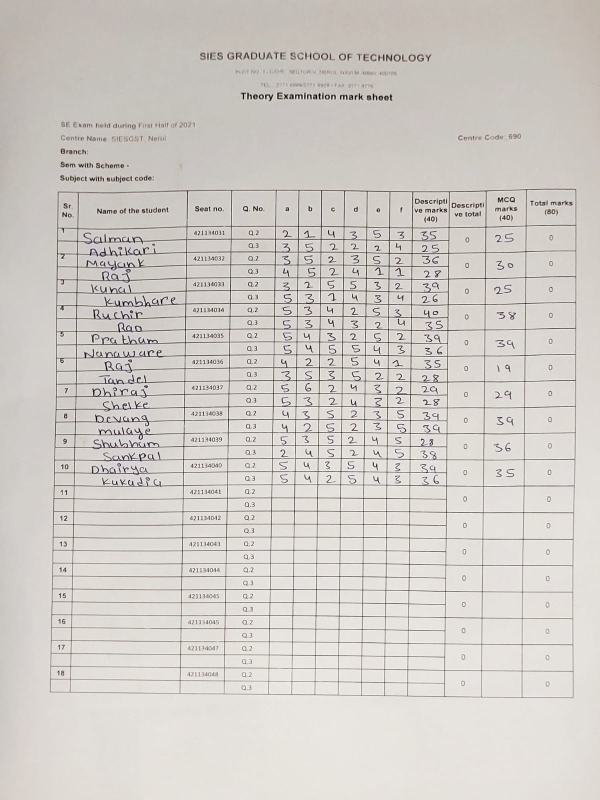
#> input picture img/test100.jpeg, 1200 x 1600 px (shown at 1/2 size)
$ jupyter execute t1.ipynb   (older library calls are emulated)
#> lines starting #> are read from the running program, lines starting #| are printed output that depends on the picture; after the words box and inside, x2 and y2 are one past the last pixel; in counts of white or black regions, pixels touching at a corner belong together
[cell 1]
IMG_PATH='img/test100.jpeg'

[cell 2]
import tempfile

import cv2
import numpy as np
from PIL import Image

IMAGE_SIZE = 1800
BINARY_THREHOLD = 180

def process_image_for_ocr(file_path):
    temp_filename = set_image_dpi(file_path)
    im_new = remove_noise_and_smooth(temp_filename)
    return im_new

def set_image_dpi(file_path):
#> called with file_path = 'img/test100.jpeg'
    im = Image.open(file_path)
#> im is the input picture: PIL image 1200x1600 RGB; mean R, G, B 209.6, 205.3, 200.5
    length_x, width_y = im.size
#> length_x = 1200; width_y = 1600
    factor = max(1, int(IMAGE_SIZE / length_x))
#> factor = 1
    size = factor * length_x, factor * width_y
#> size = (1200, 1600)
#> in remove_noise_and_smooth, `filtered = cv2.adaptiveThreshold(img.astype(np.uint8), 255, cv2.ADAPTI..`:
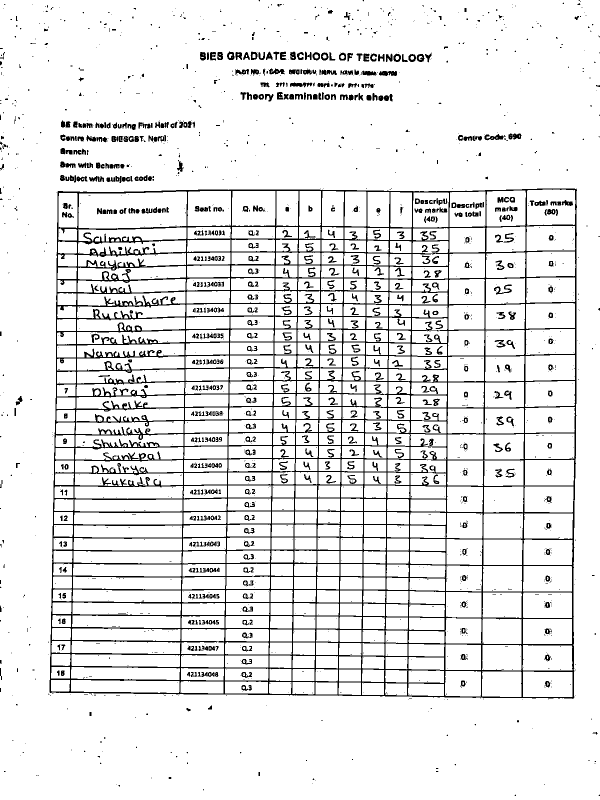
#> filtered: shape (1600, 1200) (shown at 1/2 size); 90.5% white; black in thin lines or dots
    # size = (1800, 1800)
    im_resized = im.resize(size, Image.ANTIALIAS)
    temp_file = tempfile.NamedTemporaryFile(delete=False, suffix='.jpg')
    temp_filename = temp_file.name
    im_resized.save(temp_filename, dpi=(300, 300))
    return temp_filename

def image_smoothening(img):
    ret1, th1 = cv2.threshold(img, BINARY_THREHOLD, 255, cv2.THRESH_BINARY)
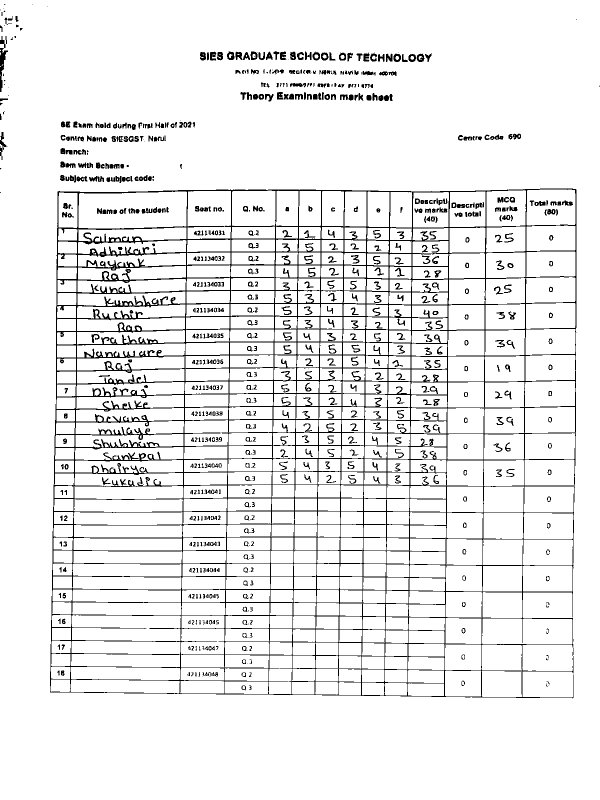
#> th1: shape (1600, 1200) (shown at 1/2 size); 92.4% white; black in thin lines or dots, all inside (x1, y1, x2, y2) = (0, 8, 1200, 1397)
#> ret1 = 180
    ret2, th2 = cv2.threshold(th1, 0, 255, cv2.THRESH_BINARY + cv2.THRESH_OTSU)
#> ret2 = 0
    blur = cv2.GaussianBlur(th2, (1, 1), 0)
    ret3, th3 = cv2.threshold(blur, 0, 255, cv2.THRESH_BINARY + cv2.THRESH_OTSU)
#> ret3 = 0
    return th3

def remove_noise_and_smooth(file_name):
    img = cv2.imread(file_name, 0)
    filtered = cv2.adaptiveThreshold(img.astype(np.uint8), 255, cv2.ADAPTIVE_THRESH_MEAN_C, cv2.THRESH_BINARY, 41,
                                     3)
    kernel = np.ones((1, 1), np.uint8)
    opening = cv2.morphologyEx(filtered, cv2.MORPH_OPEN, kernel)
    closing = cv2.morphologyEx(opening, cv2.MORPH_CLOSE, kernel)
    img = image_smoothening(img)
    or_image = cv2.bitwise_or(img, closing)
    return or_image

[cell 3]
ik = process_image_for_ocr(IMG_PATH)

[cell 4]
cv2.imwrite('ui100.png', ik)
#> Out = True

$ run again, with img/test10.jpeg copied over img/test100.jpeg
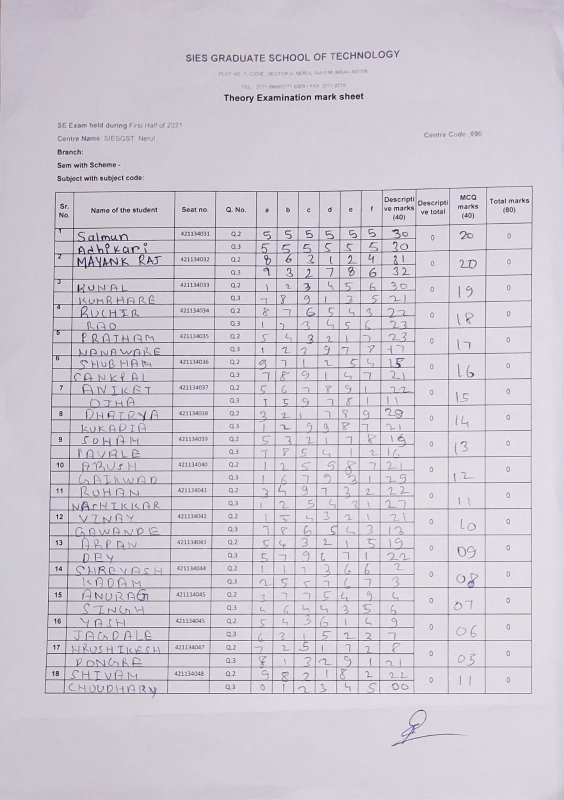
#> input picture img/test10.jpeg, 1128 x 1600 px (shown at 1/2 size)
#> in set_image_dpi, im is the input picture: PIL image 1128x1600 RGB; mean R, G, B 207.9, 202.1, 211.6
#> in remove_noise_and_smooth, `filtered = cv2.adaptiveThreshold(img.astype(np.uint8), 255, cv2.ADAPTI..`:
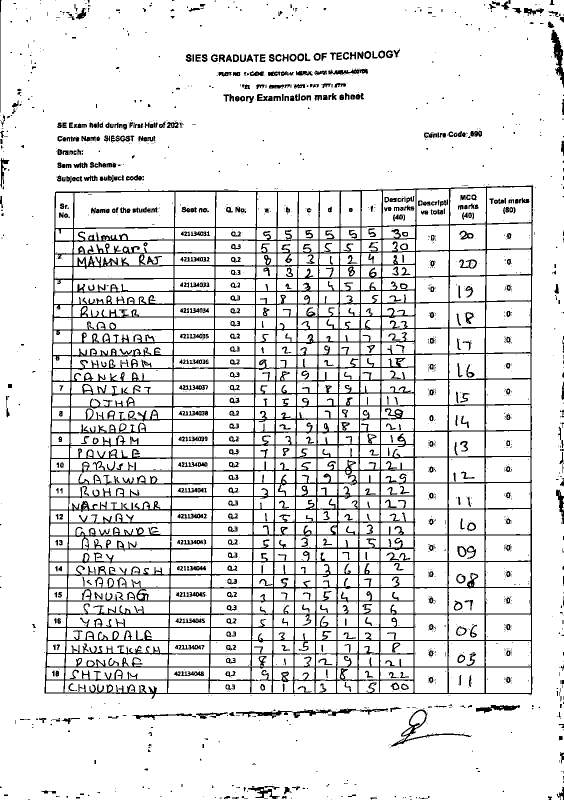
#> filtered: shape (1600, 1128) (shown at 1/2 size); 88.9% white; black in thin lines or dots
#> in image_smoothening, `ret1, th1 = cv2.threshold(img, BINARY_THREHOLD, 255, cv2.THRESH_BINARY)`:
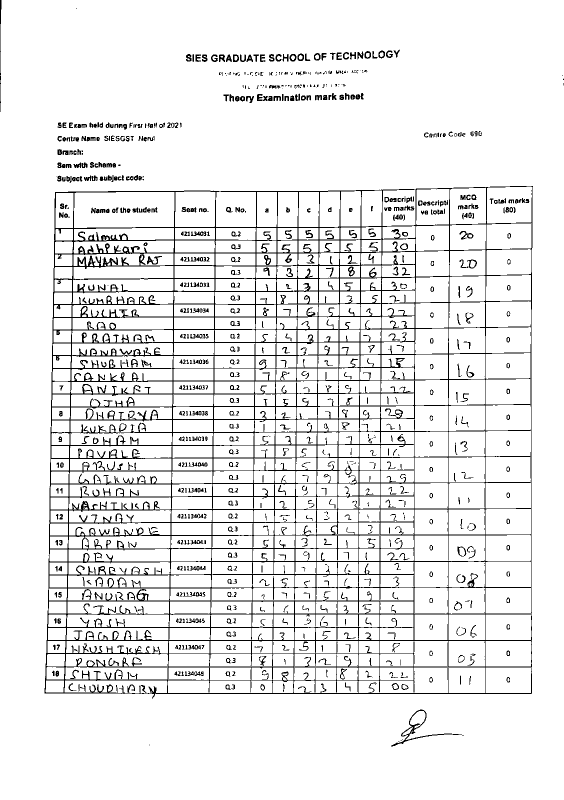
#> th1: shape (1600, 1128) (shown at 1/2 size); 91.9% white; black in thin lines or dots
#> ret1 = 180
#> ret2 = 0
#> or_image: shape (1600, 1128); 91.9% white; black in thin lines or dots
#> Out = True

$ run again, with img/p.jpg copied over img/test100.jpeg
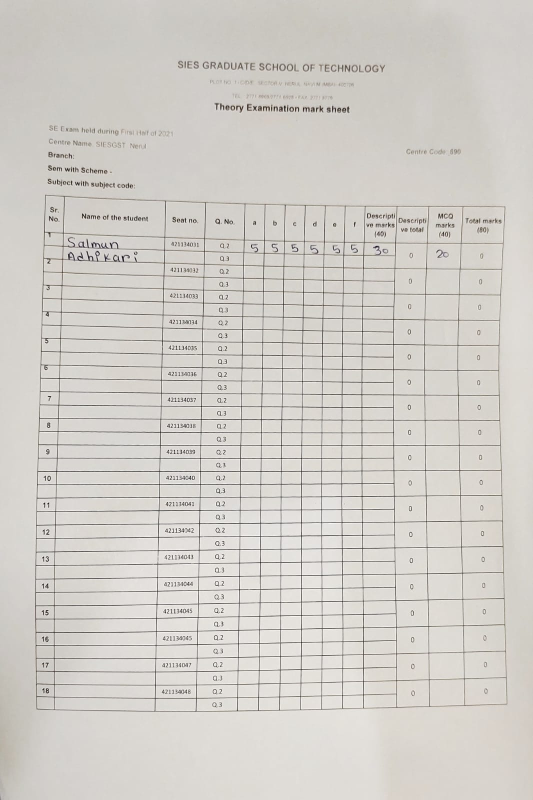
#> input picture img/p.jpg, 1066 x 1600 px (shown at 1/2 size)
#> in set_image_dpi, im is the input picture: PIL image 1066x1600 RGB; mean R, G, B 209.8, 206.5, 201.1
#> in remove_noise_and_smooth, `filtered = cv2.adaptiveThreshold(img.astype(np.uint8), 255, cv2.ADAPTI..`:
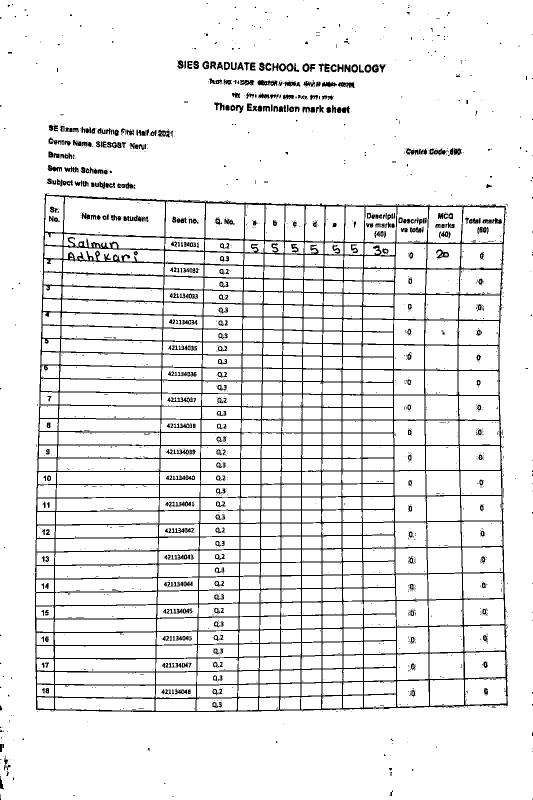
#> filtered: shape (1600, 1066) (shown at 1/2 size); 92.1% white; black in thin lines or dots
#> in image_smoothening, `ret1, th1 = cv2.threshold(img, BINARY_THREHOLD, 255, cv2.THRESH_BINARY)`:
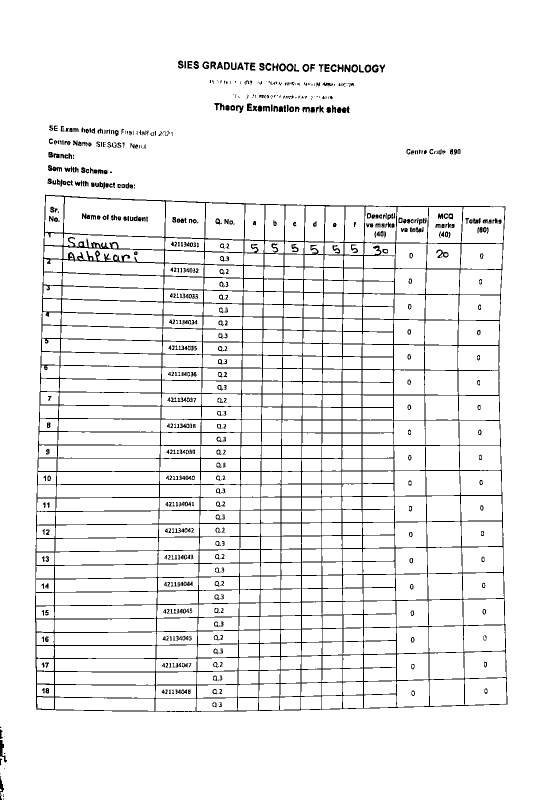
#> th1: shape (1600, 1066) (shown at 1/2 size); 93.9% white; black in thin lines or dots, all inside (x1, y1, x2, y2) = (0, 121, 1015, 1600)
#> ret1 = 180
#> ret2 = 0
#> Out = True
